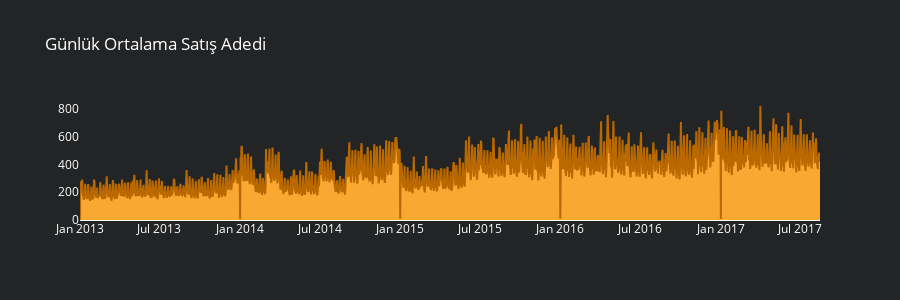

The cell this chart's notebook holds for it:
### Code cell
df_day_sa = df_train1.groupby('date').agg({"sales" : "mean"}).reset_index()
fig6 = go.Figure(data=[go.Scatter(x=df_day_sa['date'], y=df_day_sa['sales'], fill='tozeroy', fillcolor='#FAA831', line_color='#bA6800'                                 )])
fig6.update_layout(title_text='Günlük Ortalama Satış Adedi',height=300,paper_bgcolor='#232425',plot_bgcolor='#232425',
                font=dict(
                size=12,
                color='white'))
fig6.update_xaxes(showgrid=False)
fig6.update_yaxes(showgrid=False)

### Figure 1 — Plotly figure (JSON) as saved in the notebook; plotly's stock layout.template omitted (floating-point values rounded to 4 significant figures; data arrays with more than 128 entries replaced by an {"elided": "..."} marker saying what was removed)
{"data": [{"fill": "tozeroy", "fillcolor": "#FAA831", "line": {"color": "#bA6800"}, "type": "scatter", "x": {"elided": "1684 str values"}, "y": {"elided": "1684 float values"}}], "layout": {"font": {"color": "white", "size": 12}, "height": 300, "paper_bgcolor": "#232425", "plot_bgcolor": "#232425", "title": {"text": "Günlük Ortalama Satış Adedi"}, "xaxis": {"showgrid": false}, "yaxis": {"showgrid": false}}}
